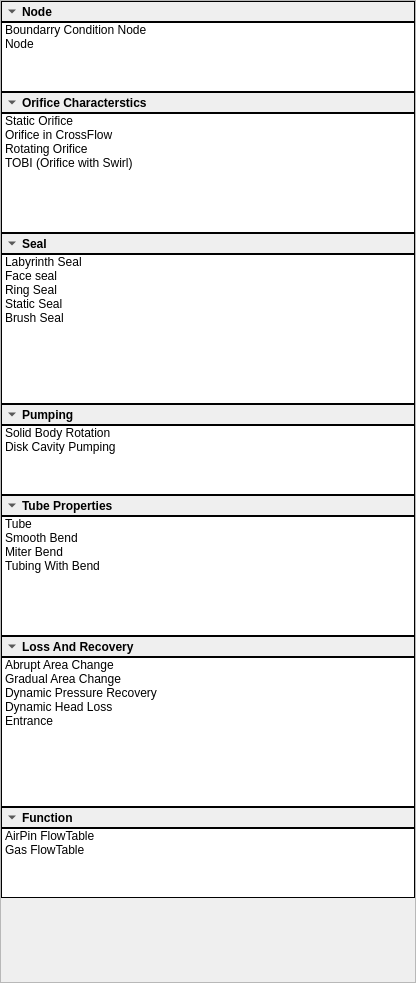
<?xml version="1.0" encoding="UTF-8"?>
<ui version="4.0">
 <class>FlowElementsView</class>
 <widget class="QWidget" name="FlowElementsView">
  <property name="geometry">
   <rect>
    <x>0</x>
    <y>0</y>
    <width>416</width>
    <height>983</height>
   </rect>
  </property>
  <property name="sizePolicy">
   <sizepolicy hsizetype="Preferred" vsizetype="Preferred">
    <horstretch>0</horstretch>
    <verstretch>0</verstretch>
   </sizepolicy>
  </property>
  <property name="windowTitle">
   <string>Flow Elements</string>
  </property>
  <layout class="QVBoxLayout" name="verticalLayout">
   <property name="spacing">
    <number>0</number>
   </property>
   <property name="leftMargin">
    <number>0</number>
   </property>
   <property name="topMargin">
    <number>0</number>
   </property>
   <property name="rightMargin">
    <number>0</number>
   </property>
   <property name="bottomMargin">
    <number>0</number>
   </property>
   <item>
    <widget class="QScrollArea" name="scrollArea">
     <property name="sizePolicy">
      <sizepolicy hsizetype="Minimum" vsizetype="Minimum">
       <horstretch>0</horstretch>
       <verstretch>0</verstretch>
      </sizepolicy>
     </property>
     <property name="horizontalScrollBarPolicy">
      <enum>Qt::ScrollBarAlwaysOff</enum>
     </property>
     <property name="widgetResizable">
      <bool>true</bool>
     </property>
     <widget class="QWidget" name="scrollAreaWidgetContents">
      <property name="geometry">
       <rect>
        <x>0</x>
        <y>0</y>
        <width>414</width>
        <height>885</height>
       </rect>
      </property>
      <property name="sizePolicy">
       <sizepolicy hsizetype="Minimum" vsizetype="Maximum">
        <horstretch>0</horstretch>
        <verstretch>0</verstretch>
       </sizepolicy>
      </property>
      <property name="styleSheet">
       <string notr="true">border: 1px solid black;</string>
      </property>
      <layout class="QVBoxLayout" name="verticalLayout_2">
       <property name="spacing">
        <number>0</number>
       </property>
       <property name="leftMargin">
        <number>0</number>
       </property>
       <property name="topMargin">
        <number>0</number>
       </property>
       <property name="rightMargin">
        <number>0</number>
       </property>
       <property name="bottomMargin">
        <number>0</number>
       </property>
       <item>
        <widget class="QToolButton" name="toolBtnNodeItems">
         <property name="sizePolicy">
          <sizepolicy hsizetype="Minimum" vsizetype="Fixed">
           <horstretch>0</horstretch>
           <verstretch>0</verstretch>
          </sizepolicy>
         </property>
         <property name="font">
          <font>
           <weight>75</weight>
           <bold>true</bold>
          </font>
         </property>
         <property name="text">
          <string>Node                                </string>
         </property>
         <property name="checkable">
          <bool>true</bool>
         </property>
         <property name="checked">
          <bool>true</bool>
         </property>
         <property name="toolButtonStyle">
          <enum>Qt::ToolButtonTextBesideIcon</enum>
         </property>
         <property name="arrowType">
          <enum>Qt::DownArrow</enum>
         </property>
        </widget>
       </item>
       <item>
        <widget class="QListWidget" name="listWidgetNodeItems">
         <property name="sizePolicy">
          <sizepolicy hsizetype="Minimum" vsizetype="Preferred">
           <horstretch>0</horstretch>
           <verstretch>0</verstretch>
          </sizepolicy>
         </property>
         <property name="minimumSize">
          <size>
           <width>0</width>
           <height>60</height>
          </size>
         </property>
         <property name="maximumSize">
          <size>
           <width>16777215</width>
           <height>16777215</height>
          </size>
         </property>
         <property name="mouseTracking">
          <bool>true</bool>
         </property>
         <property name="verticalScrollBarPolicy">
          <enum>Qt::ScrollBarAlwaysOff</enum>
         </property>
         <property name="horizontalScrollBarPolicy">
          <enum>Qt::ScrollBarAlwaysOff</enum>
         </property>
         <property name="sizeAdjustPolicy">
          <enum>QAbstractScrollArea::AdjustToContents</enum>
         </property>
         <property name="currentRow">
          <number>-1</number>
         </property>
         <item>
          <property name="text">
           <string>Boundarry Condition Node</string>
          </property>
          <property name="icon">
           <iconset resource="AppMainWindow.qrc">
            <normaloff>:/AppMainWindow/Resources/BCNode.bmp</normaloff>:/AppMainWindow/Resources/BCNode.bmp</iconset>
          </property>
         </item>
         <item>
          <property name="text">
           <string>Node</string>
          </property>
          <property name="icon">
           <iconset resource="AppMainWindow.qrc">
            <normaloff>:/AppMainWindow/Resources/SecFlowNode.bmp</normaloff>:/AppMainWindow/Resources/SecFlowNode.bmp</iconset>
          </property>
         </item>
        </widget>
       </item>
       <item>
        <widget class="QToolButton" name="toolBtnOrificeItems">
         <property name="sizePolicy">
          <sizepolicy hsizetype="Minimum" vsizetype="Fixed">
           <horstretch>0</horstretch>
           <verstretch>0</verstretch>
          </sizepolicy>
         </property>
         <property name="font">
          <font>
           <family>MS Shell Dlg 2</family>
           <weight>75</weight>
           <bold>true</bold>
          </font>
         </property>
         <property name="text">
          <string>Orifice Characterstics               </string>
         </property>
         <property name="checkable">
          <bool>true</bool>
         </property>
         <property name="checked">
          <bool>true</bool>
         </property>
         <property name="toolButtonStyle">
          <enum>Qt::ToolButtonTextBesideIcon</enum>
         </property>
         <property name="arrowType">
          <enum>Qt::DownArrow</enum>
         </property>
        </widget>
       </item>
       <item>
        <widget class="QListWidget" name="listWidgetOrificeItems">
         <property name="sizePolicy">
          <sizepolicy hsizetype="Minimum" vsizetype="Preferred">
           <horstretch>0</horstretch>
           <verstretch>0</verstretch>
          </sizepolicy>
         </property>
         <property name="minimumSize">
          <size>
           <width>0</width>
           <height>120</height>
          </size>
         </property>
         <property name="maximumSize">
          <size>
           <width>16777215</width>
           <height>16777215</height>
          </size>
         </property>
         <property name="mouseTracking">
          <bool>true</bool>
         </property>
         <property name="verticalScrollBarPolicy">
          <enum>Qt::ScrollBarAlwaysOff</enum>
         </property>
         <property name="horizontalScrollBarPolicy">
          <enum>Qt::ScrollBarAlwaysOff</enum>
         </property>
         <property name="sizeAdjustPolicy">
          <enum>QAbstractScrollArea::AdjustToContents</enum>
         </property>
         <property name="selectionBehavior">
          <enum>QAbstractItemView::SelectItems</enum>
         </property>
         <property name="selectionRectVisible">
          <bool>false</bool>
         </property>
         <item>
          <property name="text">
           <string>Static Orifice</string>
          </property>
          <property name="icon">
           <iconset resource="AppMainWindow.qrc">
            <normaloff>:/AppMainWindow/Resources/Orif.bmp</normaloff>:/AppMainWindow/Resources/Orif.bmp</iconset>
          </property>
         </item>
         <item>
          <property name="text">
           <string>Orifice in CrossFlow</string>
          </property>
          <property name="icon">
           <iconset resource="AppMainWindow.qrc">
            <normaloff>:/AppMainWindow/Resources/Corif.bmp</normaloff>:/AppMainWindow/Resources/Corif.bmp</iconset>
          </property>
         </item>
         <item>
          <property name="text">
           <string>Rotating Orifice</string>
          </property>
          <property name="icon">
           <iconset resource="AppMainWindow.qrc">
            <normaloff>:/AppMainWindow/Resources/Rorif.bmp</normaloff>:/AppMainWindow/Resources/Rorif.bmp</iconset>
          </property>
         </item>
         <item>
          <property name="text">
           <string>TOBI (Orifice with Swirl)</string>
          </property>
          <property name="icon">
           <iconset resource="AppMainWindow.qrc">
            <normaloff>:/AppMainWindow/Resources/Tobi.bmp</normaloff>:/AppMainWindow/Resources/Tobi.bmp</iconset>
          </property>
         </item>
        </widget>
       </item>
       <item>
        <widget class="QToolButton" name="toolBtnSealItems">
         <property name="sizePolicy">
          <sizepolicy hsizetype="Minimum" vsizetype="Fixed">
           <horstretch>0</horstretch>
           <verstretch>0</verstretch>
          </sizepolicy>
         </property>
         <property name="font">
          <font>
           <weight>75</weight>
           <bold>true</bold>
          </font>
         </property>
         <property name="text">
          <string>Seal                                </string>
         </property>
         <property name="checkable">
          <bool>true</bool>
         </property>
         <property name="checked">
          <bool>true</bool>
         </property>
         <property name="toolButtonStyle">
          <enum>Qt::ToolButtonTextBesideIcon</enum>
         </property>
         <property name="arrowType">
          <enum>Qt::DownArrow</enum>
         </property>
        </widget>
       </item>
       <item>
        <widget class="QListWidget" name="listWidgetSealItems">
         <property name="sizePolicy">
          <sizepolicy hsizetype="Minimum" vsizetype="Preferred">
           <horstretch>0</horstretch>
           <verstretch>0</verstretch>
          </sizepolicy>
         </property>
         <property name="minimumSize">
          <size>
           <width>0</width>
           <height>150</height>
          </size>
         </property>
         <property name="maximumSize">
          <size>
           <width>16777215</width>
           <height>16777215</height>
          </size>
         </property>
         <property name="mouseTracking">
          <bool>true</bool>
         </property>
         <property name="verticalScrollBarPolicy">
          <enum>Qt::ScrollBarAlwaysOff</enum>
         </property>
         <property name="horizontalScrollBarPolicy">
          <enum>Qt::ScrollBarAlwaysOff</enum>
         </property>
         <property name="sizeAdjustPolicy">
          <enum>QAbstractScrollArea::AdjustToContents</enum>
         </property>
         <property name="resizeMode">
          <enum>QListView::Adjust</enum>
         </property>
         <item>
          <property name="text">
           <string>Labyrinth Seal</string>
          </property>
          <property name="icon">
           <iconset resource="AppMainWindow.qrc">
            <normaloff>:/AppMainWindow/Resources/LS.bmp</normaloff>:/AppMainWindow/Resources/LS.bmp</iconset>
          </property>
         </item>
         <item>
          <property name="text">
           <string>Face seal </string>
          </property>
          <property name="icon">
           <iconset resource="AppMainWindow.qrc">
            <normaloff>:/AppMainWindow/Resources/FS.bmp</normaloff>:/AppMainWindow/Resources/FS.bmp</iconset>
          </property>
         </item>
         <item>
          <property name="text">
           <string>Ring Seal </string>
          </property>
          <property name="icon">
           <iconset resource="AppMainWindow.qrc">
            <normaloff>:/AppMainWindow/Resources/RS.bmp</normaloff>:/AppMainWindow/Resources/RS.bmp</iconset>
          </property>
         </item>
         <item>
          <property name="text">
           <string>Static Seal</string>
          </property>
          <property name="icon">
           <iconset resource="AppMainWindow.qrc">
            <normaloff>:/AppMainWindow/Resources/SS.bmp</normaloff>:/AppMainWindow/Resources/SS.bmp</iconset>
          </property>
         </item>
         <item>
          <property name="text">
           <string>Brush Seal</string>
          </property>
          <property name="icon">
           <iconset resource="AppMainWindow.qrc">
            <normaloff>:/AppMainWindow/Resources/BS.bmp</normaloff>:/AppMainWindow/Resources/BS.bmp</iconset>
          </property>
         </item>
        </widget>
       </item>
       <item>
        <widget class="QToolButton" name="toolBtnPumpingItems">
         <property name="sizePolicy">
          <sizepolicy hsizetype="Minimum" vsizetype="Fixed">
           <horstretch>0</horstretch>
           <verstretch>0</verstretch>
          </sizepolicy>
         </property>
         <property name="font">
          <font>
           <weight>75</weight>
           <bold>true</bold>
          </font>
         </property>
         <property name="text">
          <string>Pumping</string>
         </property>
         <property name="checkable">
          <bool>true</bool>
         </property>
         <property name="checked">
          <bool>true</bool>
         </property>
         <property name="toolButtonStyle">
          <enum>Qt::ToolButtonTextBesideIcon</enum>
         </property>
         <property name="arrowType">
          <enum>Qt::DownArrow</enum>
         </property>
        </widget>
       </item>
       <item>
        <widget class="QListWidget" name="listWidgetPumpingItems">
         <property name="sizePolicy">
          <sizepolicy hsizetype="Minimum" vsizetype="Maximum">
           <horstretch>0</horstretch>
           <verstretch>0</verstretch>
          </sizepolicy>
         </property>
         <property name="minimumSize">
          <size>
           <width>0</width>
           <height>60</height>
          </size>
         </property>
         <property name="maximumSize">
          <size>
           <width>16777215</width>
           <height>16777215</height>
          </size>
         </property>
         <property name="mouseTracking">
          <bool>true</bool>
         </property>
         <property name="verticalScrollBarPolicy">
          <enum>Qt::ScrollBarAlwaysOff</enum>
         </property>
         <property name="horizontalScrollBarPolicy">
          <enum>Qt::ScrollBarAlwaysOff</enum>
         </property>
         <property name="sizeAdjustPolicy">
          <enum>QAbstractScrollArea::AdjustToContents</enum>
         </property>
         <item>
          <property name="text">
           <string>Solid Body Rotation</string>
          </property>
          <property name="icon">
           <iconset resource="AppMainWindow.qrc">
            <normaloff>:/AppMainWindow/Resources/FV.bmp</normaloff>:/AppMainWindow/Resources/FV.bmp</iconset>
          </property>
         </item>
         <item>
          <property name="text">
           <string>Disk Cavity Pumping</string>
          </property>
          <property name="icon">
           <iconset resource="AppMainWindow.qrc">
            <normaloff>:/AppMainWindow/Resources/DC.bmp</normaloff>:/AppMainWindow/Resources/DC.bmp</iconset>
          </property>
         </item>
        </widget>
       </item>
       <item>
        <widget class="QToolButton" name="toolBtnTubeItems">
         <property name="sizePolicy">
          <sizepolicy hsizetype="Minimum" vsizetype="Minimum">
           <horstretch>0</horstretch>
           <verstretch>0</verstretch>
          </sizepolicy>
         </property>
         <property name="font">
          <font>
           <weight>75</weight>
           <bold>true</bold>
          </font>
         </property>
         <property name="text">
          <string>Tube Properties             </string>
         </property>
         <property name="checkable">
          <bool>true</bool>
         </property>
         <property name="checked">
          <bool>true</bool>
         </property>
         <property name="toolButtonStyle">
          <enum>Qt::ToolButtonTextBesideIcon</enum>
         </property>
         <property name="arrowType">
          <enum>Qt::DownArrow</enum>
         </property>
        </widget>
       </item>
       <item>
        <widget class="QListWidget" name="listWidgetTubeItems">
         <property name="sizePolicy">
          <sizepolicy hsizetype="Minimum" vsizetype="Minimum">
           <horstretch>0</horstretch>
           <verstretch>0</verstretch>
          </sizepolicy>
         </property>
         <property name="minimumSize">
          <size>
           <width>0</width>
           <height>120</height>
          </size>
         </property>
         <property name="maximumSize">
          <size>
           <width>16777215</width>
           <height>16777215</height>
          </size>
         </property>
         <property name="mouseTracking">
          <bool>true</bool>
         </property>
         <property name="verticalScrollBarPolicy">
          <enum>Qt::ScrollBarAlwaysOff</enum>
         </property>
         <property name="horizontalScrollBarPolicy">
          <enum>Qt::ScrollBarAlwaysOff</enum>
         </property>
         <property name="sizeAdjustPolicy">
          <enum>QAbstractScrollArea::AdjustToContents</enum>
         </property>
         <item>
          <property name="text">
           <string>Tube</string>
          </property>
          <property name="icon">
           <iconset resource="AppMainWindow.qrc">
            <normaloff>:/AppMainWindow/Resources/tube.bmp</normaloff>:/AppMainWindow/Resources/tube.bmp</iconset>
          </property>
         </item>
         <item>
          <property name="text">
           <string>Smooth Bend</string>
          </property>
          <property name="icon">
           <iconset resource="AppMainWindow.qrc">
            <normaloff>:/AppMainWindow/Resources/Sbnd.bmp</normaloff>:/AppMainWindow/Resources/Sbnd.bmp</iconset>
          </property>
         </item>
         <item>
          <property name="text">
           <string>Miter Bend</string>
          </property>
          <property name="icon">
           <iconset resource="AppMainWindow.qrc">
            <normaloff>:/AppMainWindow/Resources/Mbnd.bmp</normaloff>:/AppMainWindow/Resources/Mbnd.bmp</iconset>
          </property>
         </item>
         <item>
          <property name="text">
           <string>Tubing With Bend</string>
          </property>
          <property name="icon">
           <iconset resource="AppMainWindow.qrc">
            <normaloff>:/AppMainWindow/Resources/TubeBend.bmp</normaloff>:/AppMainWindow/Resources/TubeBend.bmp</iconset>
          </property>
         </item>
        </widget>
       </item>
       <item>
        <widget class="QToolButton" name="toolBtnLoss_RecoveryItems">
         <property name="sizePolicy">
          <sizepolicy hsizetype="Minimum" vsizetype="Fixed">
           <horstretch>0</horstretch>
           <verstretch>0</verstretch>
          </sizepolicy>
         </property>
         <property name="font">
          <font>
           <weight>75</weight>
           <bold>true</bold>
          </font>
         </property>
         <property name="text">
          <string>Loss And Recovery</string>
         </property>
         <property name="checkable">
          <bool>true</bool>
         </property>
         <property name="checked">
          <bool>true</bool>
         </property>
         <property name="toolButtonStyle">
          <enum>Qt::ToolButtonTextBesideIcon</enum>
         </property>
         <property name="arrowType">
          <enum>Qt::DownArrow</enum>
         </property>
        </widget>
       </item>
       <item>
        <widget class="QListWidget" name="listWidgetLoss_RecoveryItems">
         <property name="sizePolicy">
          <sizepolicy hsizetype="Minimum" vsizetype="Minimum">
           <horstretch>0</horstretch>
           <verstretch>0</verstretch>
          </sizepolicy>
         </property>
         <property name="minimumSize">
          <size>
           <width>0</width>
           <height>150</height>
          </size>
         </property>
         <property name="maximumSize">
          <size>
           <width>16777215</width>
           <height>16777215</height>
          </size>
         </property>
         <property name="mouseTracking">
          <bool>true</bool>
         </property>
         <property name="verticalScrollBarPolicy">
          <enum>Qt::ScrollBarAlwaysOff</enum>
         </property>
         <property name="horizontalScrollBarPolicy">
          <enum>Qt::ScrollBarAlwaysOff</enum>
         </property>
         <property name="sizeAdjustPolicy">
          <enum>QAbstractScrollArea::AdjustToContents</enum>
         </property>
         <item>
          <property name="text">
           <string>Abrupt Area Change</string>
          </property>
          <property name="icon">
           <iconset resource="AppMainWindow.qrc">
            <normaloff>:/AppMainWindow/Resources/Abrp.bmp</normaloff>:/AppMainWindow/Resources/Abrp.bmp</iconset>
          </property>
         </item>
         <item>
          <property name="text">
           <string>Gradual Area Change</string>
          </property>
          <property name="icon">
           <iconset resource="AppMainWindow.qrc">
            <normaloff>:/AppMainWindow/Resources/Grad.bmp</normaloff>:/AppMainWindow/Resources/Grad.bmp</iconset>
          </property>
         </item>
         <item>
          <property name="text">
           <string>Dynamic Pressure Recovery</string>
          </property>
          <property name="icon">
           <iconset resource="AppMainWindow.qrc">
            <normaloff>:/AppMainWindow/Resources/Dpr.bmp</normaloff>:/AppMainWindow/Resources/Dpr.bmp</iconset>
          </property>
         </item>
         <item>
          <property name="text">
           <string>Dynamic Head Loss</string>
          </property>
          <property name="icon">
           <iconset resource="AppMainWindow.qrc">
            <normaloff>:/AppMainWindow/Resources/Dhl.bmp</normaloff>:/AppMainWindow/Resources/Dhl.bmp</iconset>
          </property>
         </item>
         <item>
          <property name="text">
           <string>Entrance</string>
          </property>
          <property name="icon">
           <iconset resource="AppMainWindow.qrc">
            <normaloff>:/AppMainWindow/Resources/Entr.bmp</normaloff>:/AppMainWindow/Resources/Entr.bmp</iconset>
          </property>
         </item>
        </widget>
       </item>
       <item>
        <widget class="QToolButton" name="toolBtnFunctionItems">
         <property name="sizePolicy">
          <sizepolicy hsizetype="Minimum" vsizetype="Fixed">
           <horstretch>0</horstretch>
           <verstretch>0</verstretch>
          </sizepolicy>
         </property>
         <property name="font">
          <font>
           <weight>75</weight>
           <bold>true</bold>
          </font>
         </property>
         <property name="text">
          <string>Function</string>
         </property>
         <property name="checkable">
          <bool>true</bool>
         </property>
         <property name="checked">
          <bool>true</bool>
         </property>
         <property name="toolButtonStyle">
          <enum>Qt::ToolButtonTextBesideIcon</enum>
         </property>
         <property name="arrowType">
          <enum>Qt::DownArrow</enum>
         </property>
        </widget>
       </item>
       <item>
        <widget class="QListWidget" name="listWidgetFunctionItems">
         <property name="sizePolicy">
          <sizepolicy hsizetype="Minimum" vsizetype="Minimum">
           <horstretch>0</horstretch>
           <verstretch>0</verstretch>
          </sizepolicy>
         </property>
         <property name="minimumSize">
          <size>
           <width>0</width>
           <height>60</height>
          </size>
         </property>
         <property name="mouseTracking">
          <bool>true</bool>
         </property>
         <property name="verticalScrollBarPolicy">
          <enum>Qt::ScrollBarAlwaysOff</enum>
         </property>
         <property name="horizontalScrollBarPolicy">
          <enum>Qt::ScrollBarAlwaysOff</enum>
         </property>
         <property name="sizeAdjustPolicy">
          <enum>QAbstractScrollArea::AdjustToContents</enum>
         </property>
         <item>
          <property name="text">
           <string>AirPin FlowTable</string>
          </property>
          <property name="icon">
           <iconset resource="AppMainWindow.qrc">
            <normaloff>:/AppMainWindow/Resources/Aft.bmp</normaloff>:/AppMainWindow/Resources/Aft.bmp</iconset>
          </property>
         </item>
         <item>
          <property name="text">
           <string>Gas FlowTable</string>
          </property>
          <property name="icon">
           <iconset resource="AppMainWindow.qrc">
            <normaloff>:/AppMainWindow/Resources/FT.bmp</normaloff>:/AppMainWindow/Resources/FT.bmp</iconset>
          </property>
         </item>
        </widget>
       </item>
      </layout>
     </widget>
    </widget>
   </item>
  </layout>
 </widget>
 <layoutdefault spacing="6" margin="11"/>
 <resources>
  <include location="AppMainWindow.qrc"/>
 </resources>
 <connections/>
</ui>
